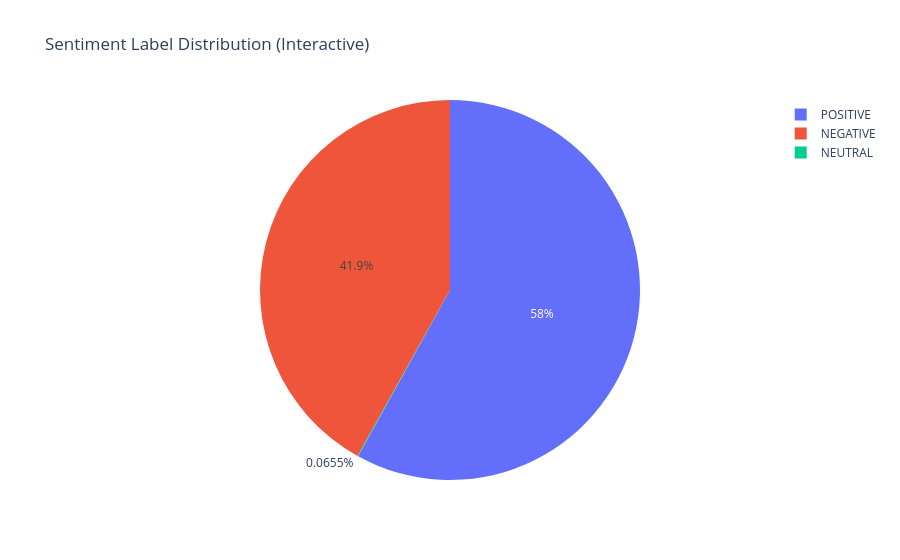

Notebook code cell kept with this figure:
### Markdown cell above
## 2. Sentiment Label Distribution
We check how many reviews are labeled positive vs. negative.

### Code cell
label_counts = df_sentiment['sentiment_label'].value_counts()
print(label_counts)

fig = px.pie(names=label_counts.index, values=label_counts.values, title='Sentiment Label Distribution (Interactive)')
fig.show()

plt.figure(figsize=(7, 5))
sns.countplot(data=df_sentiment, x='sentiment_label', palette='Set2')
plt.title('Sentiment Label Distribution (Static)')
plt.savefig(os.path.join(FIG_DIR, '03_sentiment_labels.png'))
plt.show()

### Figure 1 — Plotly figure (JSON) as saved in the notebook; plotly's stock layout.template omitted (floating-point values rounded to 4 significant figures)
{"data": [{"domain": {"x": [0.0, 1.0], "y": [0.0, 1.0]}, "hovertemplate": "label=%{label}<br>value=%{value}<extra></extra>", "labels": ["POSITIVE", "NEGATIVE", "NEUTRAL"], "legendgroup": "", "name": "", "showlegend": true, "type": "pie", "values": [4430, 3199, 5]}], "layout": {"legend": {"tracegroupgap": 0}, "title": {"text": "Sentiment Label Distribution (Interactive)"}}}
